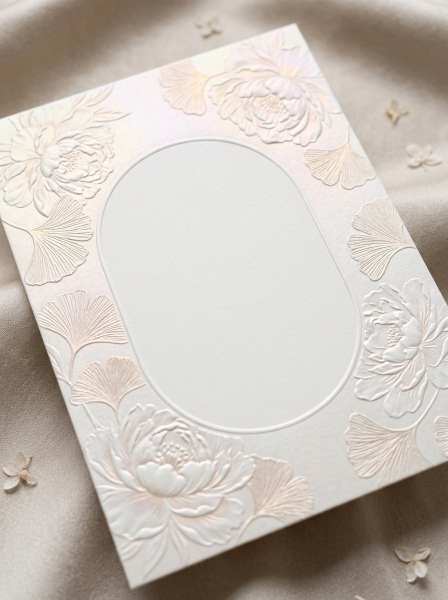
#> input picture inv/assets/coleccion/perla-nacar.jpg, 896 x 1200 px (shown at 1/2 size)
$ python build_catalog_thumbs.py
#> lines starting #> are read from the running program, lines starting #| are printed output that depends on the picture
"""Create lightweight WebP previews for the public catalog; originals stay untouched.

Run: python -m pip install Pillow
     python tools/build_catalog_thumbs.py
"""
from pathlib import Path
from PIL import Image, ImageOps

ROOT = Path(__file__).resolve().parents[1]
OUT = ROOT / "assets" / "catalogo"
SOURCES = {
    "perla-nacar": "inv/assets/coleccion/perla-nacar.jpg",
    "encaje-marfil": "inv/assets/coleccion/encaje-marfil.jpg",
    "vitral-floral": "inv/assets/coleccion/vitral-floral.jpg",
    "villa-toscana": "inv/assets/coleccion/villa-toscana.jpg",
    "costa-azul": "inv/assets/coleccion/costa-azul.jpg",
    "gala-terciopelo": "inv/assets/coleccion/gala-terciopelo.jpg",
    "the-sacred-garden": "inv/assets/uploads/the-sacred-garden/20261122-233425-a4bc00c1-sobre-beige-con-sello-de-cera-roja-a-e.png",
}

def main():
    OUT.mkdir(parents=True, exist_ok=True)
    for name, relpath in SOURCES.items():
        source = ROOT / relpath
        if not source.is_file():
            raise FileNotFoundError(f"Missing catalog cover: {source}")
        with Image.open(source) as original:
#> original is the input picture: PIL image 896x1200 RGB; mean R, G, B 199.4, 191.5, 183.7
            picture = ImageOps.exif_transpose(original)
            if picture.mode not in ("RGB", "RGBA"):
                picture = picture.convert("RGBA" if "A" in picture.getbands() else "RGB")
            picture.thumbnail((600, 800), Image.Resampling.LANCZOS)
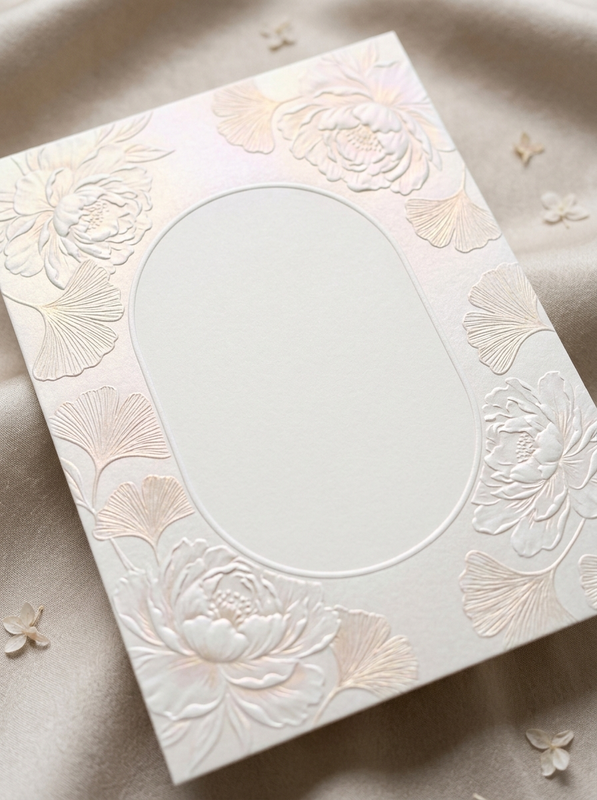
#> picture: PIL image 597x800 RGB; mean R, G, B 199.4, 191.5, 183.7
            destination = OUT / (name + ".webp")
            picture.save(destination, "WEBP", quality=76, method=6)
#> (the run stopped early here; a loop or call above may not have finished)

$ run again, with inv/assets/coleccion/costa-azul.webp saved as inv/assets/coleccion/perla-nacar.jpg
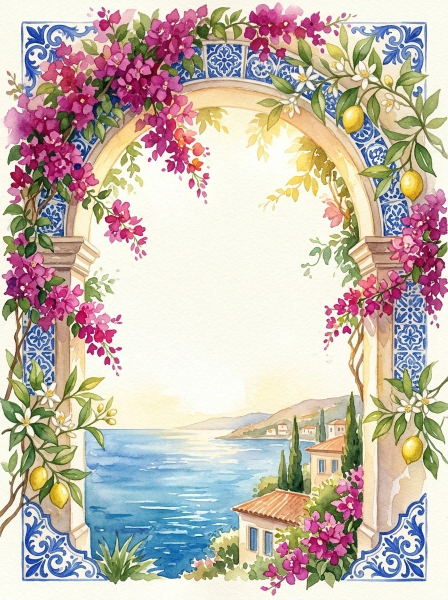
#> input picture inv/assets/coleccion/costa-azul.webp, 896 x 1200 px (shown at 1/2 size)
#> in main, original is the input picture: PIL image 896x1200 RGB; mean R, G, B 198.3, 186.5, 176.2
#> in main, `picture.thumbnail((600, 800), Image.Resampling.LANCZOS)`:
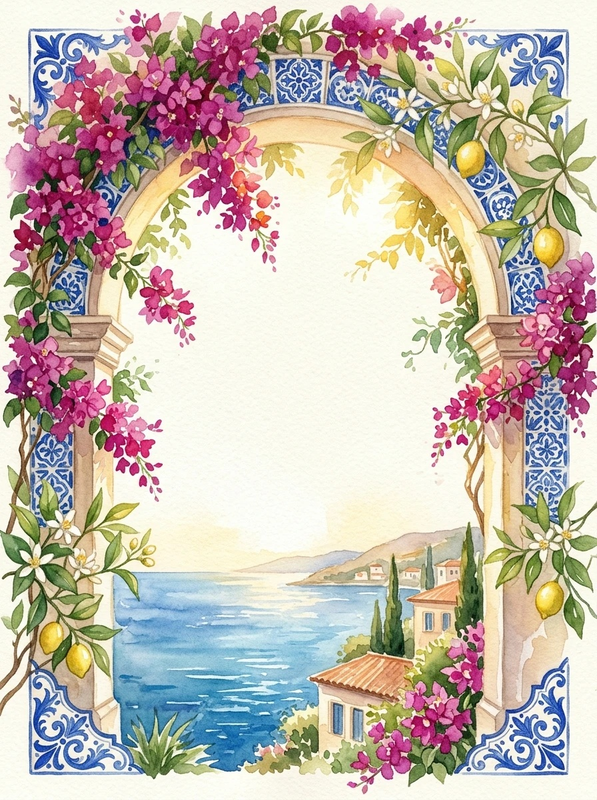
#> picture: PIL image 597x800 RGB; mean R, G, B 198.2, 186.5, 176.2

$ run again, with inv/assets/coleccion/encaje-marfil.webp saved as inv/assets/coleccion/perla-nacar.jpg
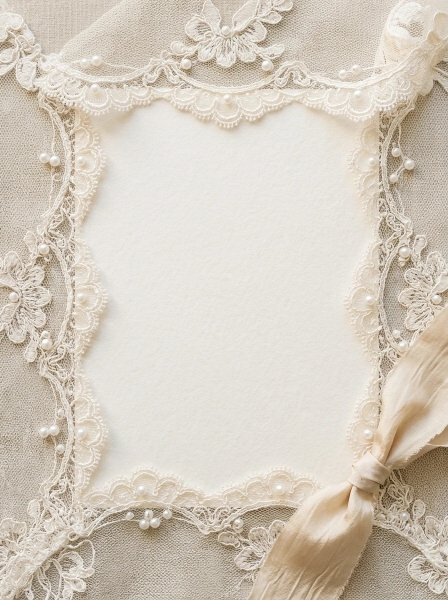
#> input picture inv/assets/coleccion/encaje-marfil.webp, 896 x 1200 px (shown at 1/2 size)
#> in main, original is the input picture: PIL image 896x1200 RGB; mean R, G, B 211.5, 202.6, 190
#> in main, `picture.thumbnail((600, 800), Image.Resampling.LANCZOS)`:
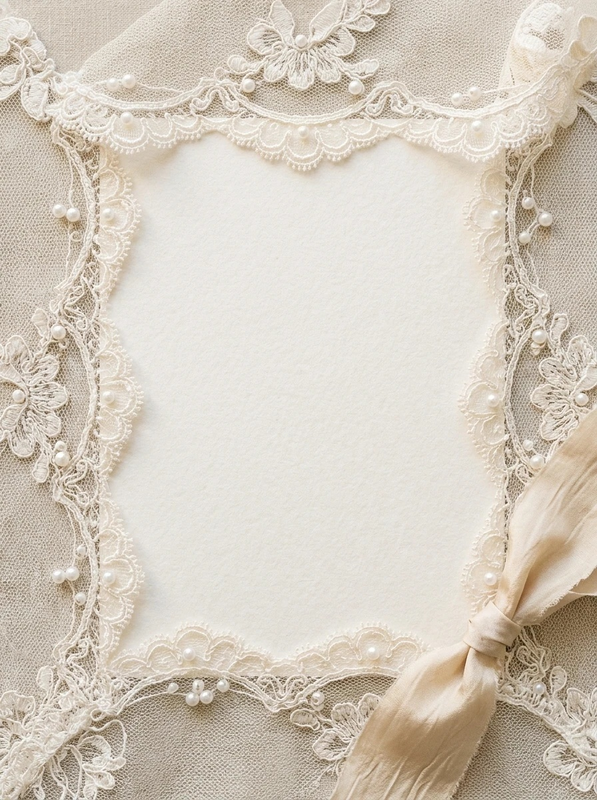
#> picture: PIL image 597x800 RGB; mean R, G, B 211.5, 202.6, 190
